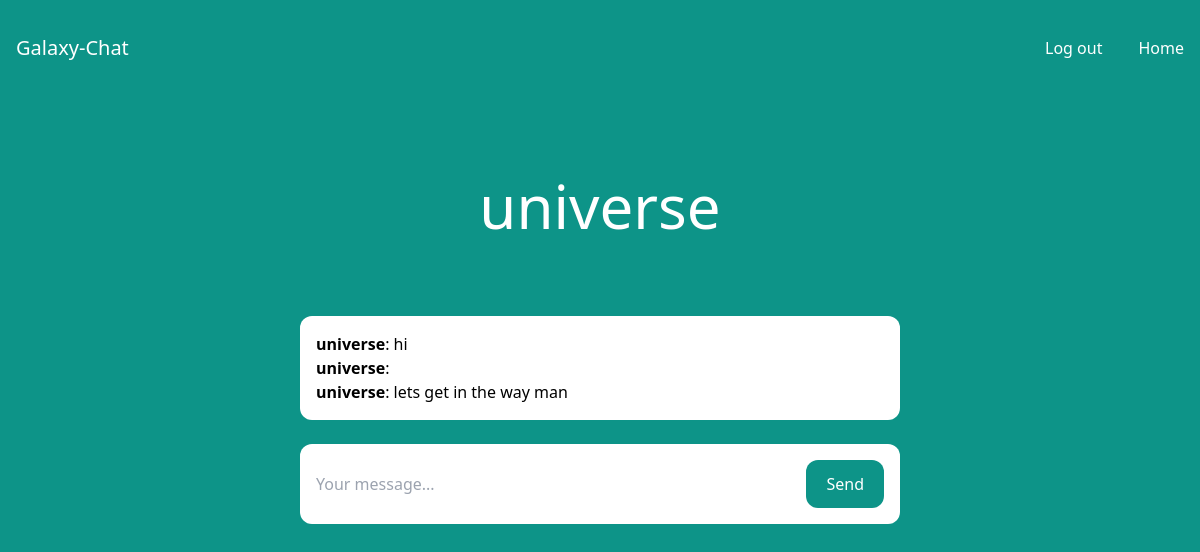
The page /rooms/new/ (signed in) on the database as committed earlier.
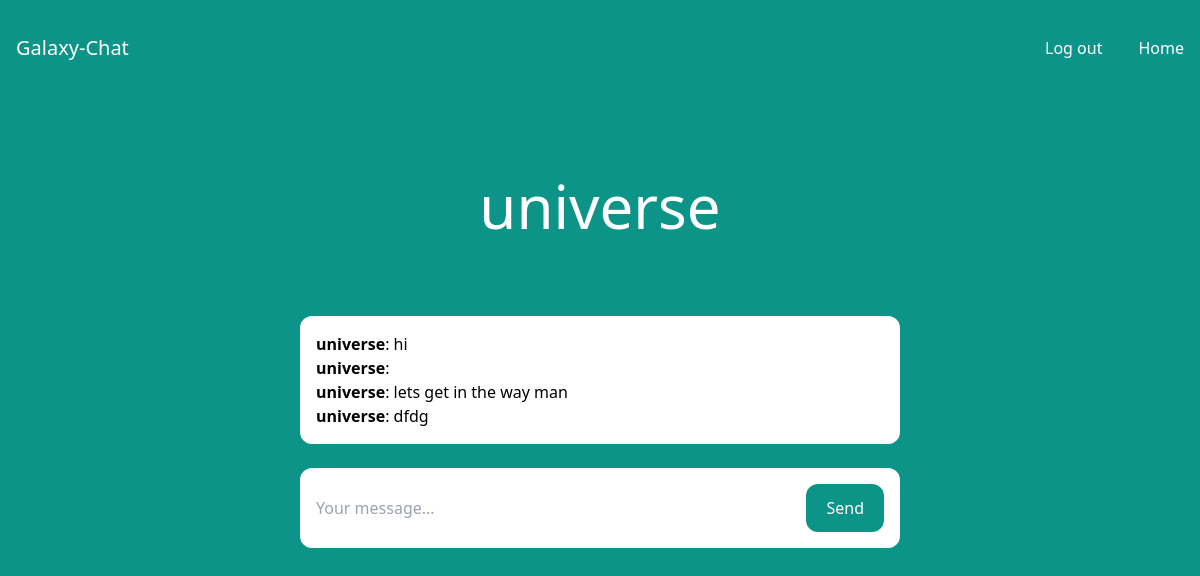
The same page on the database as committed later.
### room/models.py (models this page shows, shortened)
class Room(models.Model):
    name = models.CharField(max_length=255)
    slug = models.SlugField(unique=True)

class Message(models.Model):
    room = models.ForeignKey(Room, related_name='messages', on_delete=models.CASCADE)
    user = models.ForeignKey(User, related_name='messages', on_delete=models.CASCADE)
    content = models.TextField()
    date_added = models.DateTimeField(auto_now_add=True)
    class Meta:
        ordering = ('date_added',)

### room/views.py (the view)
# urls.py: path('rooms/', include('room.urls')),
@login_required
def room(request, slug):
    room = Room.objects.get(slug=slug)
    messages = Message.objects.filter(room=room)[0:25]
    return render(request, 'room/room.html', {'room': room, 'messages': messages})

### room/templates/room/room.html (shortened to what this page needs)
{% extends 'core/base2.html' %}
{% load static %}
{% block content %}
<div class="p-10 lg:p-20 text-center">
    <h1 class="text-3xl lg:text-6xl text-white">{{ room.name }}</h1>
</div>
<div class="lg:w-2/4 mx-4 lg:mx-auto p-4 bg-white rounded-xl">
    <div class="chat-messages space-y-3" id="chat-messages">
        {% for m in messages %}<b>{{ m.user.username }}</b>: {{ m.content }}<br>{% endfor %}
    </div>
</div>
<div class="lg:w-2/4 mt-6 mx-4 lg:mx-auto p-4 bg-white rounded-xl">
    <form method="post" action="." class="flex">
        <input type="text" name="content" class="flex-1 mr-3" placeholder="Your message..." id="chat-message-input">
        <button
            class="px-5 py-3 rounded-xl text-white bg-teal-600 hover:bg-teal-700"
            id="chat-message-submit"
        >Send</button>
    </form>
</div>
{% endblock %}

### core/templates/core/base2.html (shortened to what this page needs)
{% load static %}
<!DOCTYPE html>
<html>
    <head>
        <script src="https://cdn.tailwindcss.com"></script>
    </head>
    <body class="bg-teal-600">
        <nav class="flex items-center justify-between px-4 py-6 bg-black-200">
            <div>
                <a href="/" class="text-xl text-white">Galaxy-Chat</a>
            </div>
            <div class="flex items-center space-x-4">
                {% if request.user.is_authenticated %}
                    <a href="/signout" class="px-5 py-3 rounded-xl text-white bg-black-600 hover:bg-red-700">Log out</a>
                    <a href="/home" class="text-white hover:text-gray-200 ">Home</a>
                {% else %}
                    <a href="/login/" class="text-white hover:text-gray-200">Log in</a>
                    <a href="/signup/" class="px-5 py-3 rounded-xl text-white bg-teal-600 hover:bg-teal-700">Sign up</a>
                {% endif %}
            </div>
        </nav>
        {% block content %}
        {% endblock %}
    </body>
</html>

Rows that differ between the two databases and show on the page:
added Message: user.username "universe", content "dfdg"
